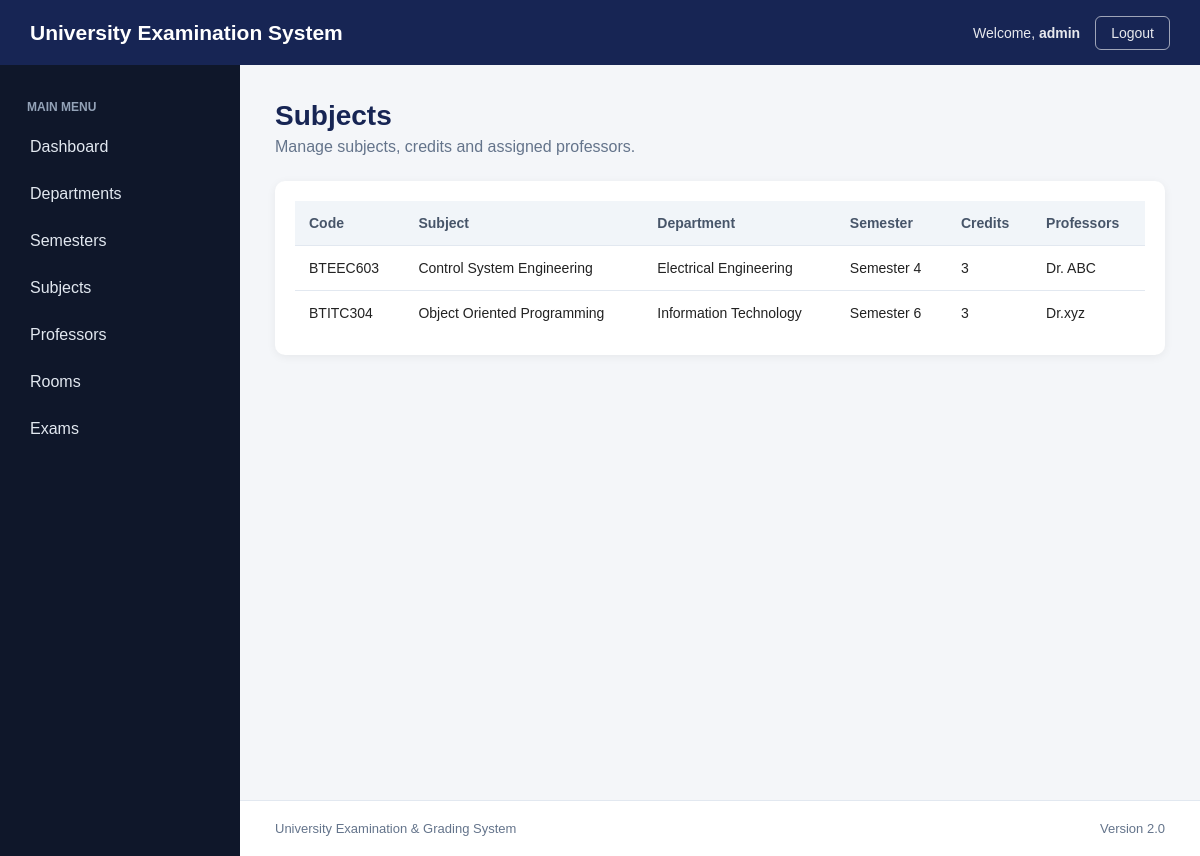
Before: /subjects/ (signed in) with the older database file.
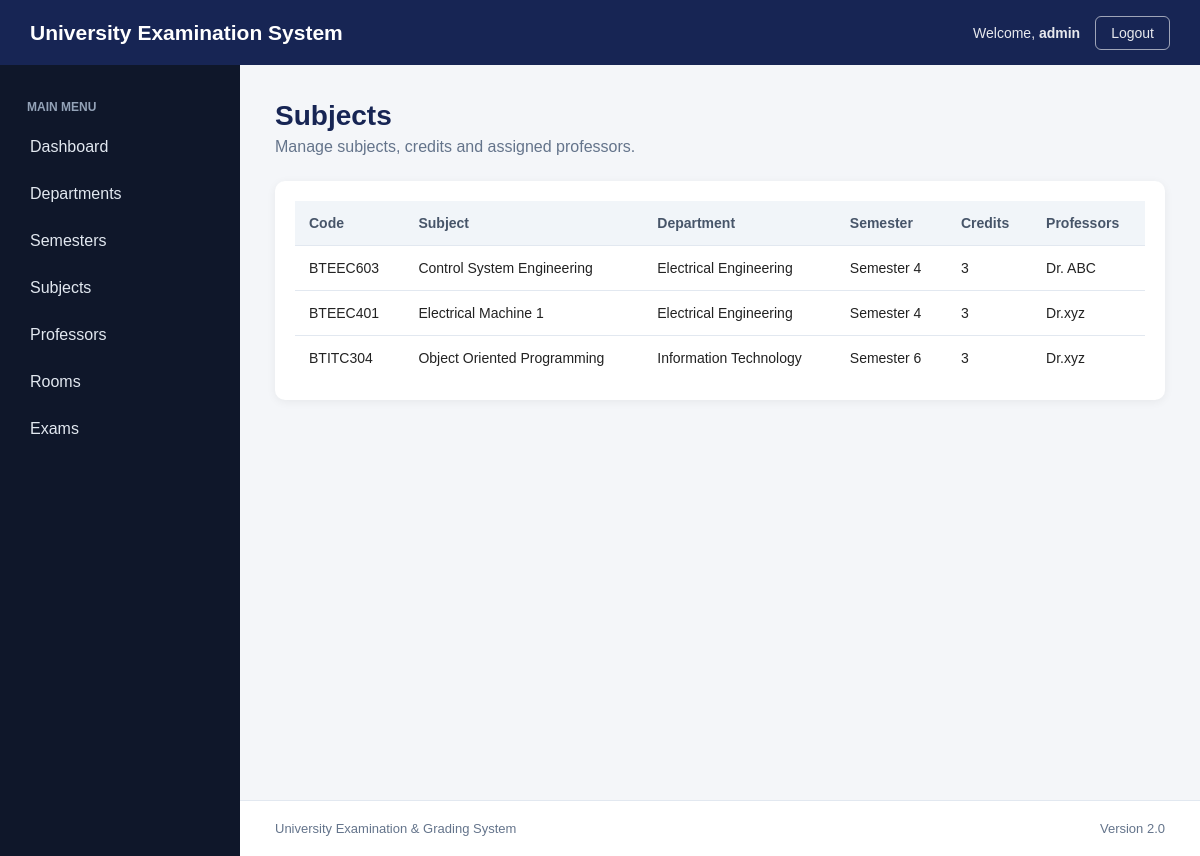
After: the same page with the newer database file.
### academics/models.py (models this page shows, shortened)
class Subject(models.Model):
    semester = models.ForeignKey(
        Semester,
        on_delete=models.CASCADE,
        related_name="subjects"
    )
    name = models.CharField(
        max_length=150
    )
    code = models.CharField(
        max_length=30,
        unique=True
    )
    credits = models.PositiveIntegerField()
    professors = models.ManyToManyField(
        Professor,
        related_name="subjects",
        blank=True
    )

class Semester(models.Model):
    department = models.ForeignKey(
        Department,
        on_delete=models.CASCADE,
        related_name="semesters"
    )
    number = models.PositiveIntegerField()
    academic_year = models.CharField(
        max_length=20
    )
    class Meta:
        unique_together = (
            "department",
            "number",
            "academic_year"
        )

class Department(models.Model):
    name = models.CharField(max_length=100)
    code = models.CharField(
        max_length=20,
        unique=True
    )
    description = models.TextField(
        blank=True
    )

class Professor(models.Model):
    name = models.CharField(
        max_length=100
    )
    employee_id = models.CharField(
        max_length=30,
        unique=True
    )
    email = models.EmailField(
        unique=True
    )
    phone = models.CharField(
        max_length=15,
        blank=True
    )
    department = models.ForeignKey(
        Department,
        on_delete=models.CASCADE,
        related_name="professors"
    )

### academics/views.py (the view)
@login_required
def subjects(request):
    subjects = Subject.objects.select_related(
        "semester",
        "semester__department"
    ).prefetch_related(
        "professors"
    ).order_by(
        "semester",
        "name"
    )
    return render(
        request,
        "academics/subjects.html",
        {
            "subjects": subjects
        }
    )

### academics/templates/academics/subjects.html (shortened to what this page needs)
{% extends "academics/base.html" %}
{% block content %}
<div class="page-header">
    <div>
        <h1 class="page-title">
            Subjects
        </h1>
        <p class="page-description">
            Manage subjects, credits and assigned professors.
        </p>
    </div>
</div>
<div class="table-container">
    <table class="data-table">
        <thead>
            <tr>
                <th>Code</th>
                <th>Subject</th>
                <th>Department</th>
                <th>Semester</th>
                <th>Credits</th>
                <th>Professors</th>
            </tr>
        </thead>
        <tbody>
            {% for subject in subjects %}
            <tr>
                <td>
                    {{ subject.code }}
                </td>
                <td>
                    {{ subject.name }}
                </td>
                <td>
                    {{ subject.semester.department.name }}
                </td>
                <td>
                    Semester {{ subject.semester.number }}
                </td>
                <td>
                    {{ subject.credits }}
                </td>
                <td>
                    {% for professor in subject.professors.all %}
                        {{ professor.name }}
                    {% empty %}
                        No professor assigned.
                    {% endfor %}
                </td>
            </tr>
            {% empty %}
            <tr>
                <td colspan="6">
                    No subjects available.
                </td>
            </tr>
            {% endfor %}
        </tbody>
    </table>
</div>
{% endblock %}

Changed rows visible on the page:
added Subject: code "BTEEC401", name "Electrical Machine 1", semester.department.name "Electrical Engineering", semester.number "4", credits "3", Professor (name "Dr.xyz")
